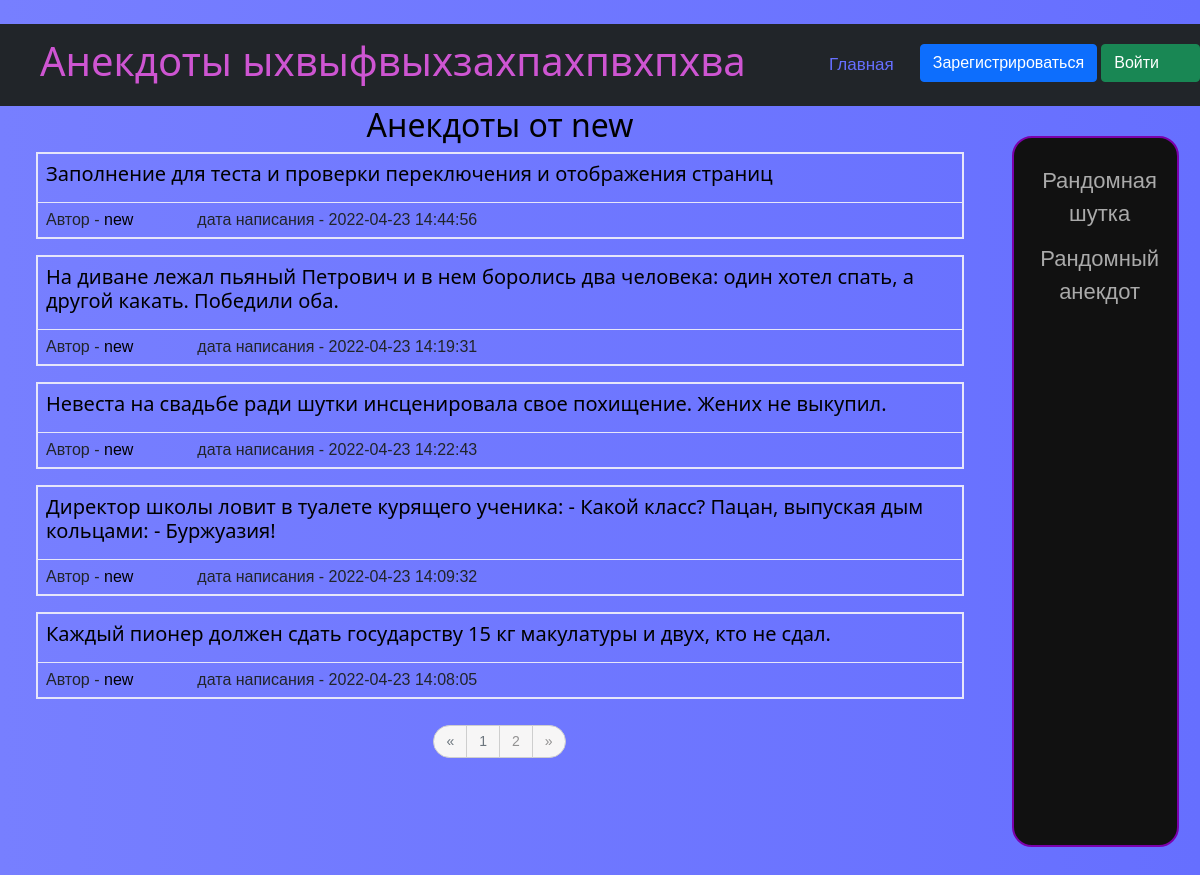
The page /user/2 on the database as committed earlier.
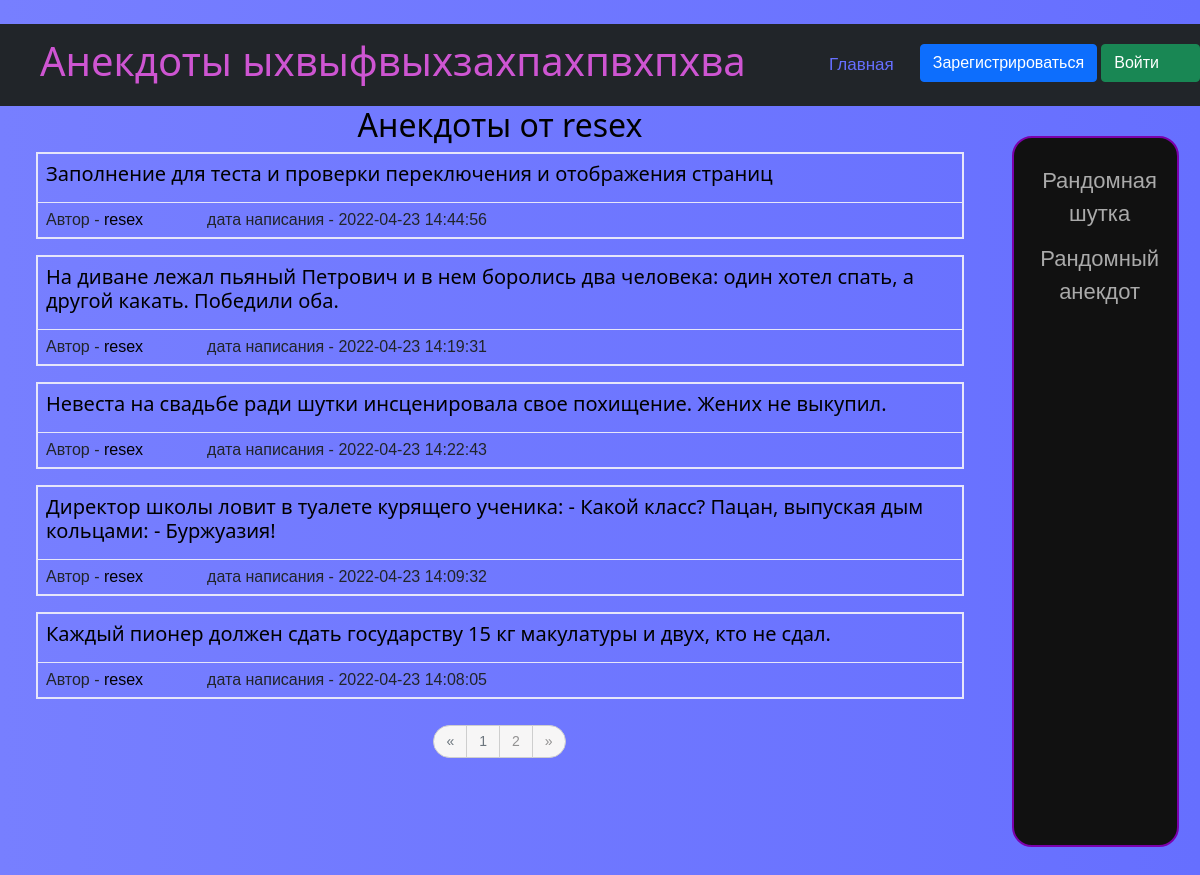
The same page on the database as committed later.
### data/users.py (models this page shows, shortened)
class User(SqlAlchemyBase, UserMixin, SerializerMixin):
    __tablename__ = 'users'
    id = sqlalchemy.Column(sqlalchemy.Integer, primary_key=True, autoincrement=True)
    nickname = sqlalchemy.Column(sqlalchemy.String, nullable=True)
    email = sqlalchemy.Column(sqlalchemy.String, index=True, unique=True, nullable=True)
    hashed_password = sqlalchemy.Column(sqlalchemy.String, nullable=True)
    rating = sqlalchemy.Column(sqlalchemy.Integer, nullable=True)
    dislikes = sqlalchemy.Column(sqlalchemy.Integer, nullable=True)
    role = sqlalchemy.Column(sqlalchemy.String, nullable=True)
    banned = sqlalchemy.Column(sqlalchemy.Boolean, nullable=True, default=False)
    anecdots = orm.relation("Anecdote", back_populates='user')

### data/anecdote.py (models this page shows)
class Anecdote(SqlAlchemyBase, SerializerMixin):
    __tablename__ = 'anecdote'
    id = sqlalchemy.Column(sqlalchemy.Integer, primary_key=True, autoincrement=True)
    anecdote = sqlalchemy.Column(sqlalchemy.String, nullable=True)
    date = sqlalchemy.Column(sqlalchemy.String, nullable=True)
    author = sqlalchemy.Column(sqlalchemy.Integer, sqlalchemy.ForeignKey("users.id"))
    rating = sqlalchemy.Column(sqlalchemy.Integer, nullable=True)
    user = orm.relation('User')

### main.py (the view)
@app.route("/user/<int:id>", methods=["GET"])
@app.route("/user/<int:id>/<int:num>", methods=["GET"])
def user(id, num=0):
    anecdots = g.db_sess.query(Anecdote).filter(Anecdote.author == id)
    count = anecdots.count()
    lenght = count // 5 + (1 if count % 5 else 0)
    if lenght <= 7:
        pages = range(1, lenght + 1)
    else:
        pages = [1]
        pages += [num - 2, num - 1, num, num + 1, num + 2]
        pages += [lenght]
    author = g.db_sess.query(User).filter(User.id == id).first()
    return render_template("user_anecdots.html", anecdots=anecdots[::-1][num * 5:(num + 1) * 5], current=num,
                           pages=pages,
                           count=lenght, author=author)

### data/db_session.py (called while the page is built)
def create_session() -> Session:
    global __factory
    return __factory()

### main.py (called while the page is built)
@app.before_request
def before_request():
    g.db_sess = db_session.create_session()

@app.teardown_request
def teardown_request(teardown):
    g.db_sess.close()

### templates/user_anecdots.html (shortened to what this page needs)
{% extends "base.html" %}
{% block right %}
<div class="sidenav">
    <a href="/other_jokes">Рандомная шутка</a>
    <a href="/other_anecdotes">Рандомный анекдот</a>
</div>
{% endblock %}
{% block content %}
<h2 align="center" xmlns:border="http://www.w3.org/1999/xhtml">Анекдоты от {{author.nickname}}</h2>
<div class="container-fluid">
    {% for item in anecdots%}
    <table class="table table-bordered">
        <tr>
            <td><h5>{{item.anecdote}}</h5></td>
        </tr>
        <tr>
            <td><a>Автор - </a><a class="a_link" href="/user/{{ item.author }}">{{item.user.nickname}}</a><a>&emsp;&emsp;&emsp;&emsp;дата
                написания - {{item.date}}</a></td>
        </tr>
    </table>
    {% endfor %}
    <div align="center">
        <ul class="danuas voduv-peksaucub">
            {% if current > 0 %}
            <li><a class="nav-link active" href="/user/{{author.id}}/{{ current-1 }}">«</a></li>
            {% else %}
            <li><a class="nav-link disabled" href="/user/{{author.id}}/{{ current-1 }}">«</a></li>
            {% endif %}
            {% for i in pages %}
            {% if i == current + 1 %}
            <li><a class="nav-link disabled" href="/user/{{author.id}}/{{ i-1 }}">{{ i }}</a></li>
            {% else %}
            <li><a class="nav-link active" href="/user/{{author.id}}/{{ i-1 }}">{{ i }}</a></li>
            {% endif %}
            {%endfor %}
            {% if current < count - 1 %}
            <li><a class="nav-link active" href="/user/{{author.id}}/{{ current+1 }}">»</a></li>
            {% else %}
            <li><a class="nav-link disabled" href="/user/{{author.id}}/{{ current+1 }}">»</a></li>
            {% endif %}
        </ul>
        <br>
    </div>
</div>
{% endblock %}

Rows that differ between the two databases and show on the page:
changed User: nickname "new" → "resex"
changed through a linked row, Anecdote "Заполнение для теста и проверки переключения и отображения страниц": user.nickname "new" → "resex"
changed through a linked row, Anecdote (number 2 of 5 on the later page): user.nickname "new" → "resex"
changed through a linked row, Anecdote "Невеста на свадьбе ради шутки инсценировала свое похищение. Жених не выкупил.": user.nickname "new" → "resex"
changed through a linked row, Anecdote (number 4 of 5 on the later page): user.nickname "new" → "resex"
changed through a linked row, Anecdote "Каждый пионер должен сдать государству 15 кг макулатуры и двух, кто не сдал.": user.nickname "new" → "resex"
